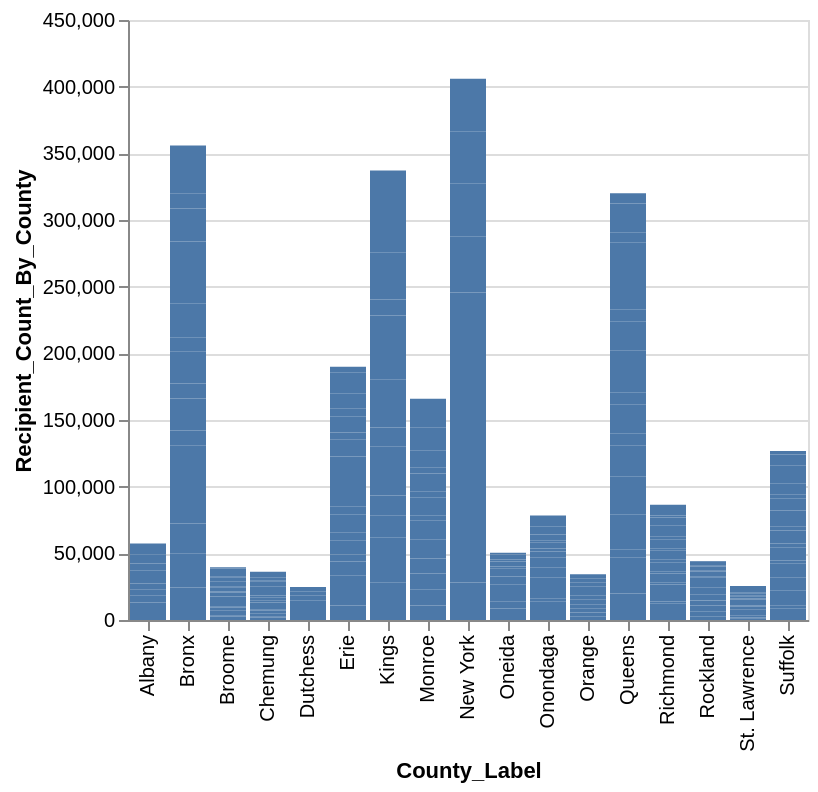

Notebook cell for this chart:
### Markdown cell above
Chart

### Code cell
Chart(inpatient).mark_bar().encode(x='County_Label', y='Recipient_Count_By_County', tooltip='Rate_Code_Group')

### Figure 1 — Vega-Lite specification as saved in the notebook (floating-point values rounded to 4 significant figures; data arrays with more than 128 entries replaced by an {"elided": "..."} marker saying what was removed)
{"config": {"view": {"continuousWidth": 300, "continuousHeight": 300}}, "data": {"name": "data-7685bf7ed2fc04efe6507c736bdc10de"}, "mark": {"type": "bar"}, "encoding": {"tooltip": {"field": "Rate_Code_Group", "type": "nominal"}, "x": {"field": "County_Label", "type": "nominal"}, "y": {"field": "Recipient_Count_By_County", "type": "quantitative"}}, "$schema": "https://vega.github.io/schema/vega-lite/v5.20.1.json", "datasets": {"data-7685bf7ed2fc04efe6507c736bdc10de": {"elided": "308 records"}}}
